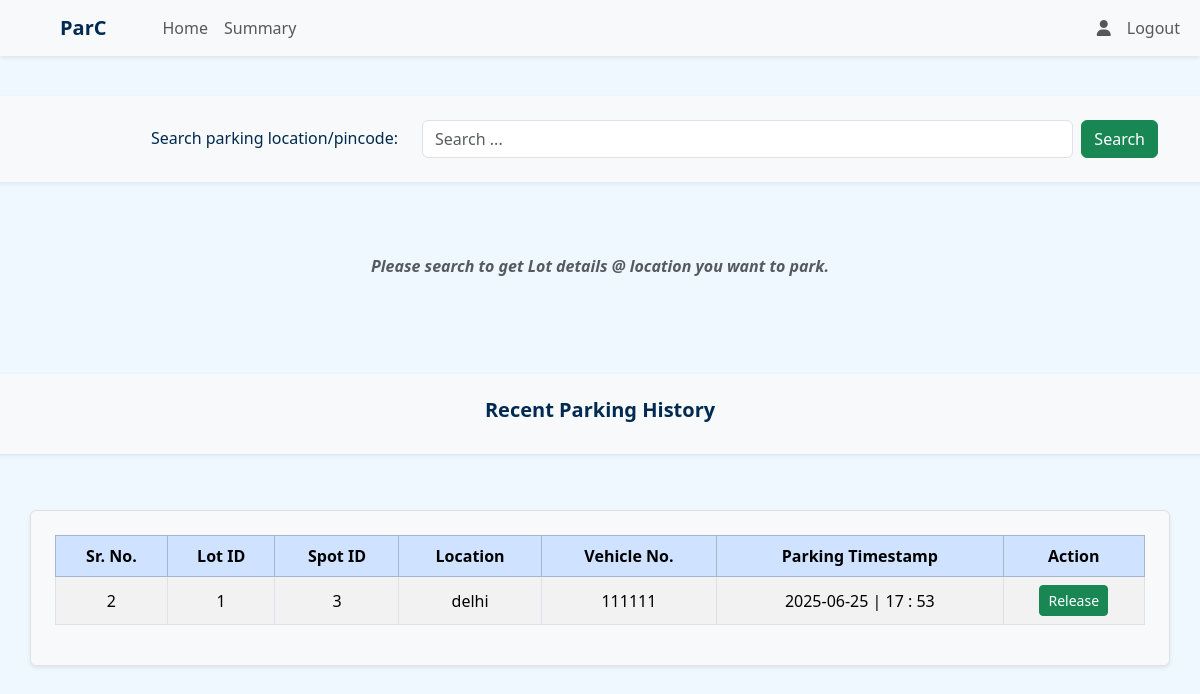
Screenshot of /user/dashboard (signed in) with the database file from the repository.
### application/models.py (models this page shows)
class Reservation(db.Model):
    id = db.Column(db.Integer, primary_key = True)
    spot_id = db.Column(db.Integer, db.ForeignKey('parking_spot.id'), nullable=False)
    user_id = db.Column(db.Integer, db.ForeignKey('user.id'), nullable = False)
    vrn = db.Column(db.String, nullable = False)
    parking_timestamp = db.Column(db.DateTime, nullable = False)
    leaving_timestamp = db.Column(db.DateTime, nullable = True)
    duration = db.Column(db.Integer, nullable = True)
    status = db.Column(db.String, nullable = False, default = 'unpaid')
    parking_cost = db.Column(db.Integer, nullable = False, default = 0)

class ParkingSpot(db.Model):
    id = db.Column(db.Integer, primary_key = True)
    lot_id = db.Column(db.Integer, db.ForeignKey('parking_lot.id'), nullable = False)
    status = db.Column(db.String, nullable = False, default = 'available')
    reservations = db.relationship('Reservation', backref = 'spot', cascade = 'all, delete')

class ParkingLot(db.Model):
    id = db.Column(db.Integer, primary_key = True)
    pl_name = db.Column(db.String, nullable = False)
    price = db.Column(db.Integer, nullable = False, default = 1000)
    address = db.Column(db.String, nullable = False)
    pincode = db.Column(db.Integer, nullable = False)
    capacity = db.Column(db.Integer, nullable = False)
    spots_count = db.Column(db.Integer, nullable = False)
    created_at = db.Column(db.DateTime, nullable = False)
    spots = db.relationship('ParkingSpot', backref = 'lot', cascade = 'all, delete')

### application/routes.py (the view)
@app.route('/user/dashboard')
@auth_required()
@roles_required('user')
def user_dashboard():
    user = current_user
    reservations = Reservation.query.filter_by(user_id = user.id).all()
    return render_template('user_dashboard.html', reservations=reservations)

### templates/user_dashboard.html (shortened to what this page needs)
{% extends "base.html" %}
{% block nav %}
<nav class="navbar navbar-expand-lg bg-body-tertiary shadow-sm sticky-top">
    <div class="container-fluid">
        <a href="{{url_for('user_dashboard')}}" class="navbar-brand mx-5"><strong>ParC</strong></a>
        <div class="collapse navbar-collapse" id="navbarSupportedContent">
            <ul class="navbar-nav me-auto mb-2 mb-lg-0">
                <li class="nav-item">
                    <a href="{{url_for('user_dashboard')}}" class="nav-link">Home</a>
                </li>
                <li class="nav-item">
                    <a href="{{url_for('user_summary')}}" class="nav-link">Summary</a>
                </li>
            </ul>
            <ul class="navbar-nav ms-auto mb-2 mb-lg-0">
                <li class="nav-item">
                    <a href="{{url_for('profile')}}" class="nav-link"><i class="fa-solid fa-user"></i></a>
                </li>
                <li class="nav-item">
                    <a href="{{url_for('user_logout')}}" class="nav-link">Logout</a>
                </li>
            </ul>
        </div>
    </div>
</nav>
{% endblock %}
{% block content %}
<div class="row mt-3">
    <div class="p-4 bg-light shadow-sm my-4">
        <div class="container">
            <div class="row align-items-center text-center">
                <div class="col-md-4 mb-3 mb-md-0 text-md-end">
                    <h6 class="mb-0">Search parking location/pincode:</h6>
                </div>
                <div class="col-md-8">
                    <form action="{{url_for('user_search')}}" class="d-flex" method="post">
                        <input type="search" class="form-control me-2" name="search_query" placeholder="Search ... "
                            aria-label="Search" required>
                        <button type="submit" class="btn btn-success">Search</button>
                    </form>
                </div>
            </div>
        </div>
    </div>
    <div>
        {% if search_query %}
        <div class="container my-5 p-4 bg-light rounded shadow-sm border">
            <h5 class="text-center fw-semibold mb-4">Parking Lots Found @ {{search_query}}</h5>
            <div class="table-responsive">
                <table class="table table-bordered table-hover table-striped align-middle text-center">
                    <thead class="table-primary">
                        <tr>
                            <th>Sr. No.</th>
                            <th>Lot ID</th>
                            <th>Prime Location Name</th>
                            <th>Address</th>
                            <th>Available Spots</th>
                            <th>Price/hr</th>
                            <th>Actions</th>
                        </tr>
                    </thead>
                    {% if parkingLots %}
                    <tbody>
                        {% for l in parkingLots %}
                        <tr>
                            <td>{{loop.index}}</td>
                            <td>{{l.lot_id}}</td>
                            <td>{{l.pl_name}}</td>
                            <td>{{l.address}}, {{l.pincode}}</td>
                            <td>{{l.availability}}</td>
                            <td> ₹{{l.price}}</td>
                            <td>
                                <a href="{{url_for('book_spot', lot_id=l.lot_id)}}" class="btn btn-sm btn-info">Book</a>
                            </td>
                        </tr>
                        {% endfor %}
                    </tbody>
                    {% else %}
                    <tbody>
                        <tr>
                            <td colspan="7" class="text-center text-muted">No Lots Found</td>
                        </tr>
                    </tbody>
                    {% endif %}
                </table>
            </div>
        </div>
        {% else %}
        <div class="text-center my-5">
            <p class="fw-bold fst-italic fs-6 text-muted">Please search to get Lot details @ location you want to park.
            </p>
        </div>
        {% endif %}
    </div>
</div>
<div class="row my-5">
    <div class="text-center rounded mb-5 p-4 shadow-sm bg-light">
        <h5 class="fw-bold">Recent Parking History</h5>
    </div>
    <div>
        {% if reservations %}
        <div class="container my-2 p-4 bg-light rounded shadow-sm border">
            <table class="table table-bordered table-hover table-striped align-middle text-center">
                <thead class="table-primary">
                    <tr>
                        <th>Sr. No.</th>
                        <th>Lot ID</th>
                        <th>Spot ID</th>
                        <th>Location</th>
                        <th>Vehicle No.</th>
                        <th>Parking Timestamp</th>
                        <th>Action</th>
                    </tr>
                </thead>
                <tbody>
                    {% for r in reservations %}
                    {% if not r.leaving_timestamp %}
                    <tr>
                        <td>{{loop.index}}</td>
                        <td>{{r.spot.lot_id}}</td>
                        <td>{{r.spot_id}}</td>
                        <td>{{r.spot.lot.address}}</td>
                        <td>{{r.vrn}}</td>
                        <td>{{r.parking_timestamp.strftime('%Y-%m-%d | %H : %M')}}</td>
                        <td>
                            {% if r.status == 'unpaid' %}
                            <a href="{{url_for('get_reservation', reserve_id=r.id)}}"
                                class="btn btn-sm btn-success">Release</a>
                            {% else %}
                            Released
                            {% endif %}
                        </td>
                    </tr>
                    {% endif %}
                    {% endfor %}
                </tbody>
            </table>
        </div>
        {% else %}
        <div class="text-center my-5">
            <p class="fw-bold fst-italic fs-6 text-muted">No Parking History Found.</p>
        </div>
        {% endif %}
    </div>
</div>
{% endblock %}

### templates/user_dashboard.html (style rules this page uses)
body { background-image: none !important; }

### rows the page displays
Reservation: spot.lot_id "1", spot_id "3", spot.lot.address "delhi", vrn "111111", parking_timestamp "2025-06-25 | 17 : 53"
